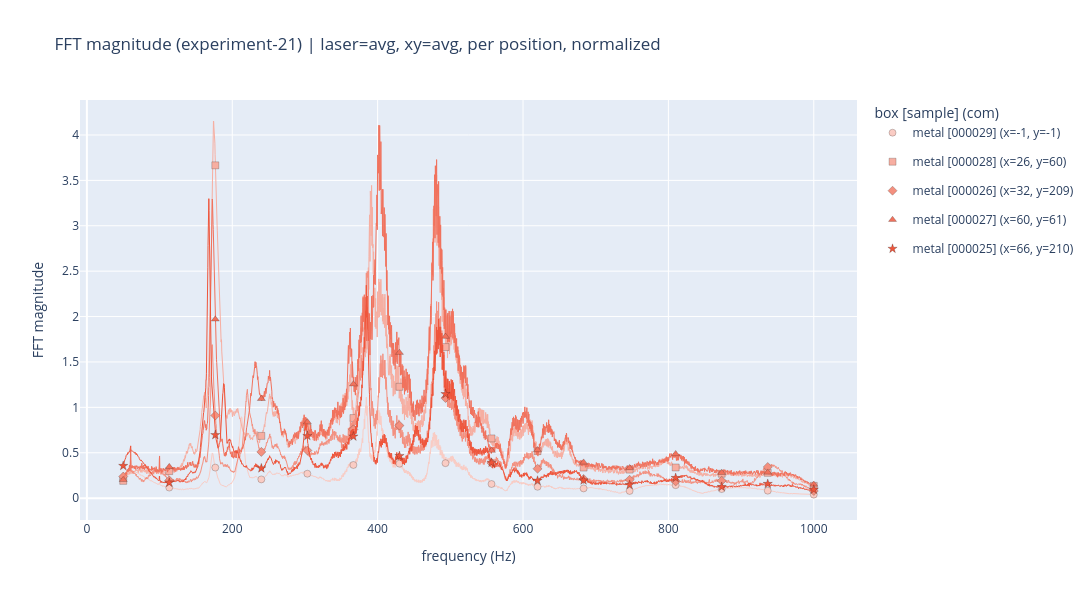

Notebook code for this chart:
### Code cell
plot_fft_magnitude(normalize=True, boxes='metal')

### Figure 1 — Plotly figure (JSON) as saved in the notebook; plotly's stock layout.template omitted (floating-point values rounded to 4 significant figures; data arrays with more than 128 entries replaced by an {"elided": "..."} marker saying what was removed)
{"data": [{"hoverinfo": "skip", "legendgroup": "metal [000029] (x=-1, y=-1)", "line": {"color": "rgb(250,204,196)", "width": 1}, "mode": "lines", "showlegend": false, "type": "scatter", "x": {"elided": "3421 float values"}, "y": {"elided": "3421 float values"}}, {"legendgroup": "metal [000029] (x=-1, y=-1)", "marker": {"color": "rgb(250,204,196)", "line": {"color": "rgba(0,0,0,0.4)", "width": 0.5}, "size": 7, "symbol": "circle"}, "mode": "markers", "name": "metal [000029] (x=-1, y=-1)", "showlegend": true, "type": "scatter", "x": [50.0, 113.3, 176.7, 240.0, 303.3, 366.7, 430.0, 493.3, 556.7, 620.0, 683.3, 746.7, 810.0, 873.3, 936.7, 1000.0], "y": [0.2014, 0.1163, 0.3366, 0.2065, 0.2693, 0.3655, 0.3799, 0.3854, 0.1556, 0.1255, 0.1072, 0.07908, 0.1429, 0.09992, 0.08221, 0.03872]}, {"hoverinfo": "skip", "legendgroup": "metal [000028] (x=26, y=60)", "line": {"color": "rgb(247,174,161)", "width": 1}, "mode": "lines", "showlegend": false, "type": "scatter", "x": {"elided": "3421 float values"}, "y": {"elided": "3421 float values"}}, {"legendgroup": "metal [000028] (x=26, y=60)", "marker": {"color": "rgb(247,174,161)", "line": {"color": "rgba(0,0,0,0.4)", "width": 0.5}, "size": 7, "symbol": "square"}, "mode": "markers", "name": "metal [000028] (x=26, y=60)", "showlegend": true, "type": "scatter", "x": [50.0, 113.3, 176.7, 240.0, 303.3, 366.7, 430.0, 493.3, 556.7, 620.0, 683.3, 746.7, 810.0, 873.3, 936.7, 1000.0], "y": [0.1902, 0.2976, 3.666, 0.6858, 0.7777, 0.8821, 1.227, 1.664, 0.6579, 0.5179, 0.3365, 0.3142, 0.3376, 0.2686, 0.2786, 0.1349]}, {"hoverinfo": "skip", "legendgroup": "metal [000026] (x=32, y=209)", "line": {"color": "rgb(244,144,127)", "width": 1}, "mode": "lines", "showlegend": false, "type": "scatter", "x": {"elided": "3421 float values"}, "y": {"elided": "3421 float values"}}, {"legendgroup": "metal [000026] (x=32, y=209)", "marker": {"color": "rgb(244,144,127)", "line": {"color": "rgba(0,0,0,0.4)", "width": 0.5}, "size": 7, "symbol": "diamond"}, "mode": "markers", "name": "metal [000026] (x=32, y=209)", "showlegend": true, "type": "scatter", "x": [50.0, 113.3, 176.7, 240.0, 303.3, 366.7, 430.0, 493.3, 556.7, 620.0, 683.3, 746.7, 810.0, 873.3, 936.7, 1000.0], "y": [0.2375, 0.1955, 0.9102, 0.5093, 0.5246, 0.7572, 0.7994, 1.102, 0.3877, 0.3238, 0.2116, 0.2027, 0.1839, 0.1913, 0.3432, 0.07855]}, {"hoverinfo": "skip", "legendgroup": "metal [000027] (x=60, y=61)", "line": {"color": "rgb(241,114,93)", "width": 1}, "mode": "lines", "showlegend": false, "type": "scatter", "x": {"elided": "3421 float values"}, "y": {"elided": "3421 float values"}}, {"legendgroup": "metal [000027] (x=60, y=61)", "marker": {"color": "rgb(241,114,93)", "line": {"color": "rgba(0,0,0,0.4)", "width": 0.5}, "size": 7, "symbol": "triangle-up"}, "mode": "markers", "name": "metal [000027] (x=60, y=61)", "showlegend": true, "type": "scatter", "x": [50.0, 113.3, 176.7, 240.0, 303.3, 366.7, 430.0, 493.3, 556.7, 620.0, 683.3, 746.7, 810.0, 873.3, 936.7, 1000.0], "y": [0.2018, 0.3444, 1.97, 1.095, 0.8379, 1.255, 1.603, 1.78, 0.5238, 0.5304, 0.3939, 0.3327, 0.4872, 0.28, 0.2835, 0.1509]}, {"hoverinfo": "skip", "legendgroup": "metal [000025] (x=66, y=210)", "line": {"color": "rgb(239,85,59)", "width": 1}, "mode": "lines", "showlegend": false, "type": "scatter", "x": {"elided": "3421 float values"}, "y": {"elided": "3421 float values"}}, {"legendgroup": "metal [000025] (x=66, y=210)", "marker": {"color": "rgb(239,85,59)", "line": {"color": "rgba(0,0,0,0.4)", "width": 0.5}, "size": 7, "symbol": "star"}, "mode": "markers", "name": "metal [000025] (x=66, y=210)", "showlegend": true, "type": "scatter", "x": [50.0, 113.3, 176.7, 240.0, 303.3, 366.7, 430.0, 493.3, 556.7, 620.0, 683.3, 746.7, 810.0, 873.3, 936.7, 1000.0], "y": [0.3557, 0.1703, 0.6952, 0.329, 0.6854, 0.6794, 0.4649, 1.147, 0.3906, 0.1928, 0.1959, 0.1465, 0.2232, 0.124, 0.1575, 0.09437]}], "layout": {"height": 600, "legend": {"title": {"text": "box [sample] (com)"}}, "title": {"text": "FFT magnitude (experiment-21) | laser=avg, xy=avg, per position, normalized"}, "width": 1200, "xaxis": {"title": {"text": "frequency (Hz)"}}, "yaxis": {"title": {"text": "FFT magnitude"}}}}
